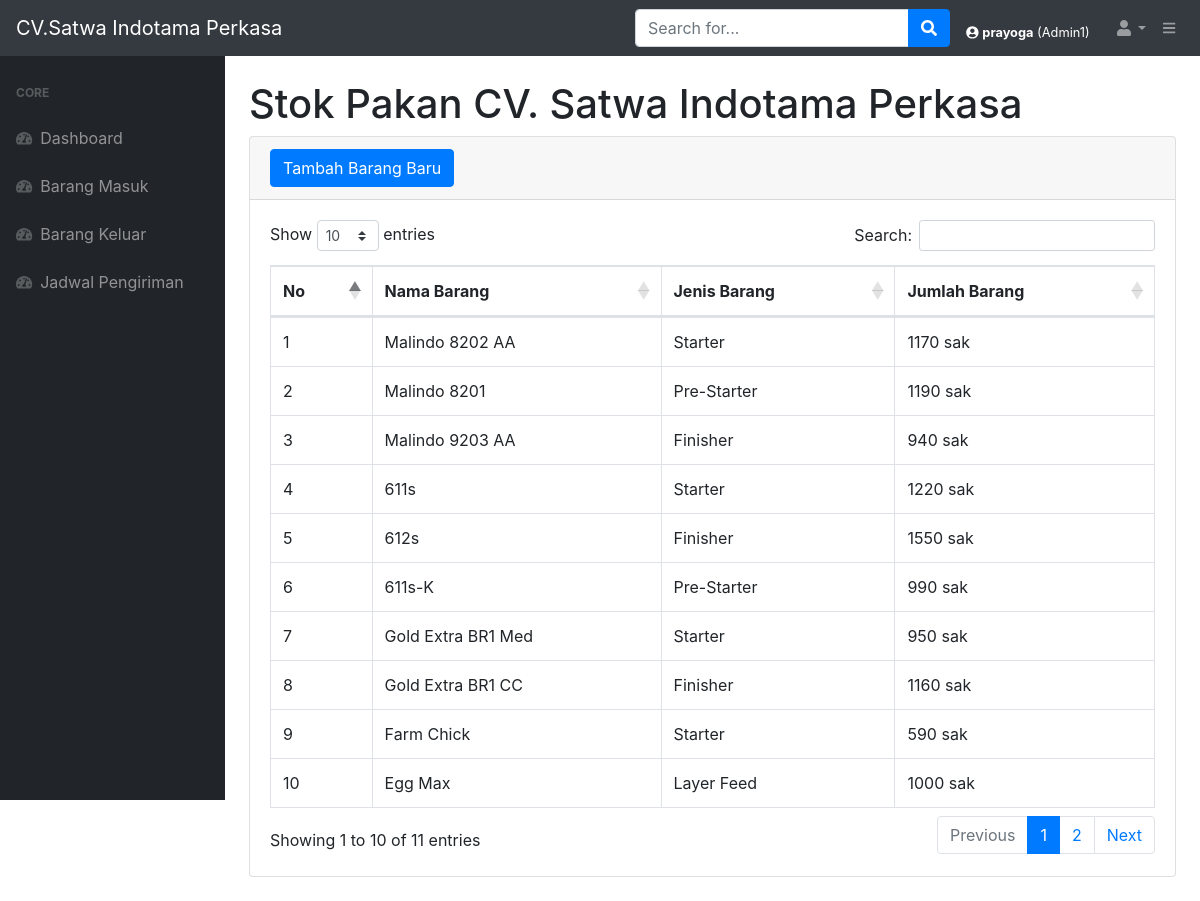
Page / (signed in) on the committed database.
### tables this page shows
CREATE TABLE `stok` (
  `id_stok` int(11) NOT NULL,
  `nm_barang` varchar(25) NOT NULL,
  `jenis` varchar(25) NOT NULL,
  `jumlah` varchar(25) NOT NULL
);

### index.php (the view, shortened to what this page needs)
<?php
require 'function.php';
$role = $_SESSION['role'];
?>
<!DOCTYPE html>
<html lang="en">
<head>
    <link href="css/styles.css" rel="stylesheet" />
    <link href="https://cdn.datatables.net/1.10.20/css/dataTables.bootstrap4.min.css" rel="stylesheet" />
</head>
<body class="sb-nav-fixed">
    <nav class="sb-topnav navbar navbar-expand navbar-dark bg-dark">
        <a class="navbar-brand" href="index.php">CV.Satwa Indotama Perkasa</a>
        <button class="btn btn-link btn-sm order-2 order-lg 5" id="sidebarToggle" href="#"><i class="fas fa-bars"></i></button>
        <form class="d-none d-md-inline-block form-inline ml-auto mr-0 mr-md-3 my-2 my-md-0">
            <div class="input-group">
                <input class="form-control" type="text" placeholder="Search for..." aria-label="Search" aria-describedby="basic-addon2" />
                <div class="input-group-append">
                    <button class="btn btn-primary" type="button"><i class="fas fa-search"></i></button>
                </div>
            </div>
        </form>
        <div class="text-white small mr-3 d-none d-md-block" style="margin-top: 10px;">
            <i class="fas fa-user-circle"></i>
            <strong><?= $_SESSION['username']; ?></strong> (<?= ucfirst(str_replace('_', ' ', $_SESSION['role'])); ?>)
        </div>
        <ul class="navbar-nav ml-auto ml-md-0">
            <li class="nav-item dropdown">
                <a class="nav-link dropdown-toggle" id="userDropdown" href="#" role="button" data-toggle="dropdown" aria-haspopup="true" aria-expanded="false"><i class="fas fa-user fa-fw"></i></a>
            </li>
        </ul>
    </nav>
    <div id="layoutSidenav">
        <div id="layoutSidenav_nav">
            <nav class="sb-sidenav accordion sb-sidenav-dark" id="sidenavAccordion">
                <div class="sb-sidenav-menu">
                    <div class="nav">
                        <div class="sb-sidenav-menu-heading">Core</div>
                        <a class="nav-link" href="index.php">
                            <div class="sb-nav-link-icon"><i class="fas fa-tachometer-alt"></i></div>
                            Dashboard
                        </a>
                        <a class="nav-link" href="masuk.php">
                            <div class="sb-nav-link-icon"><i class="fas fa-tachometer-alt"></i></div>
                            Barang Masuk
                        </a>
                        <a class="nav-link" href="keluar.php">
                            <div class="sb-nav-link-icon"><i class="fas fa-tachometer-alt"></i></div>
                            Barang Keluar
                        </a>
                        <a class="nav-link" href="pengiriman.php">
                            <div class="sb-nav-link-icon"><i class="fas fa-tachometer-alt"></i></div>
                            Jadwal Pengiriman
                        </a>
            </nav>
        </div>
        <div id="layoutSidenav_content">
            <main>
                <div class="container-fluid">
                    <h1 class="mt-4">Stok Pakan CV. Satwa Indotama Perkasa</h1>
                    <div class="card mb-4">
                        <div class="card-header">
                            <?php if ($role == 'gudang1' || $role == 'admin1') : ?>
                                <button type="button" class="btn btn-primary" data-toggle="modal" data-target="#myModal">
                                    Tambah Barang Baru
                                </button>
                            <?php endif; ?>
                        </div>
                        <div class="card-body">
                            <div class="table-responsive">
                                <table class="table table-bordered" id="dataTable" width="100%" cellspacing="0">
                                    <thead>
                                        <tr>
                                            <th>No</th>
                                            <th>Nama Barang</th>
                                            <th>Jenis Barang</th>
                                            <th>Jumlah Barang</th>
                                        </tr>
                                    </thead>
                                    <tbody>
                                        <?php
                                        $ambilstok = mysqli_query($conn, "select * from stok");
                                        $i = 1;
                                        while ($data = mysqli_fetch_array($ambilstok)) {
                                            $nm_barang = $data['nm_barang'];
                                            $jenis = $data['jenis'];
                                            $jumlah = $data['jumlah'];
                                        ?>
                                            <tr>
                                                <td><?= $i++; ?></td>
                                                <td><?= $nm_barang; ?></td>
                                                <td><?= $jenis; ?></td>
                                                <td><?= $jumlah; ?> sak</td>
                                            </tr>
                                        <?php
                                        };
                                        ?>
                                    </tbody>
                                </table>
                            </div>
                        </div>
                    </div>
                </div>
            </main>
        </div>
    </div>
</body>
</html>

### rows in the picture
stok: nm_barang "Malindo 8202 AA", jenis "Starter", jumlah "1170"
stok: nm_barang "Malindo 8201", jenis "Pre-Starter", jumlah "1190"
stok: nm_barang "Malindo 9203 AA", jenis "Finisher", jumlah "940"
stok: nm_barang "611s", jenis "Starter", jumlah "1220"
stok: nm_barang "612s", jenis "Finisher", jumlah "1550"
stok: nm_barang "611s-K", jenis "Pre-Starter", jumlah "990"
stok: nm_barang "Gold Extra BR1 Med", jenis "Starter", jumlah "950"
stok: nm_barang "Gold Extra BR1 CC", jenis "Finisher", jumlah "1160"
stok: nm_barang "Farm Chick", jenis "Starter", jumlah "590"
stok: nm_barang "Egg Max", jenis "Layer Feed", jumlah "1000"

### other values in the picture
$_SESSION['username'] "prayoga"
str_replace('_', ' ', $_SESSION['role']) "Admin1"
